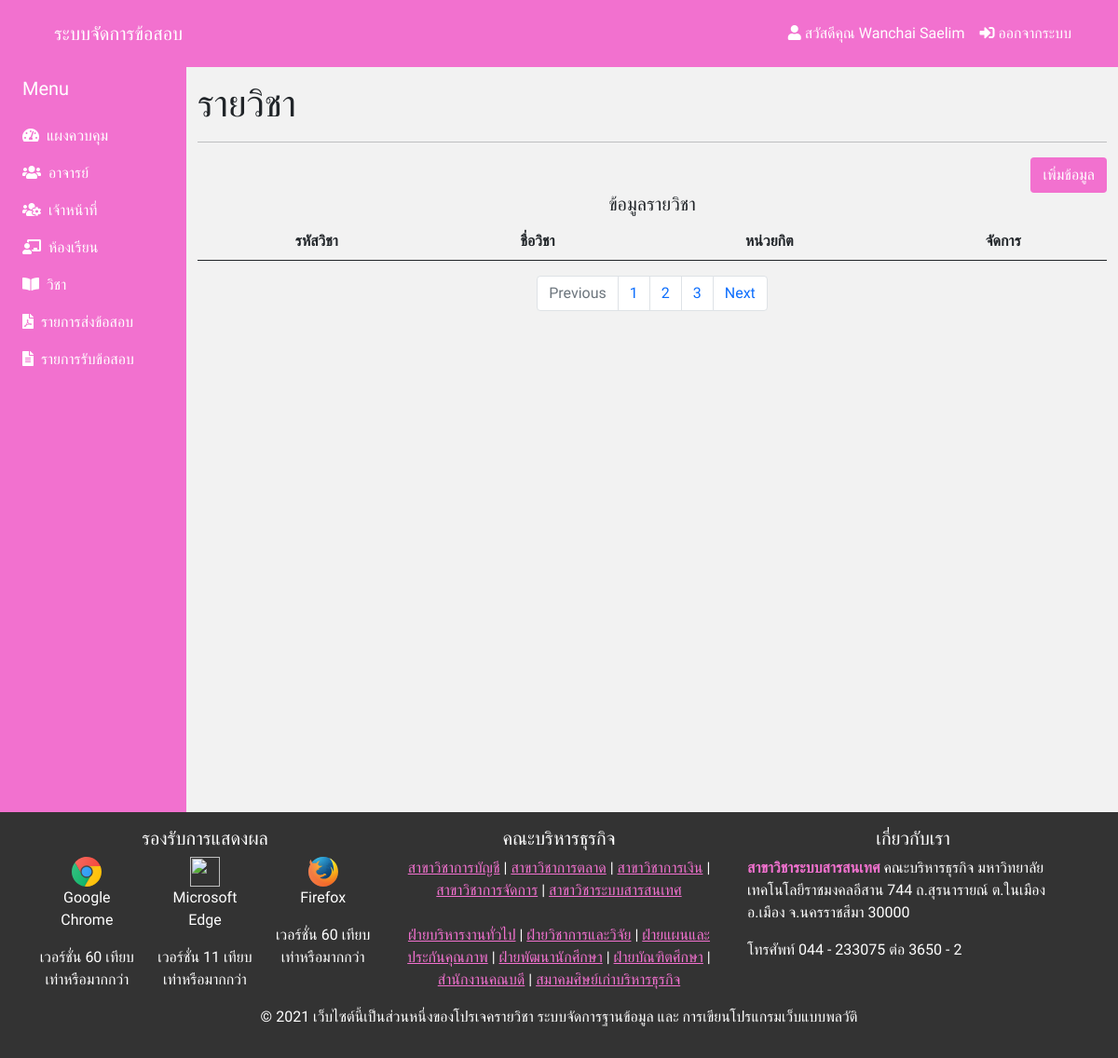
Page /admin/subjects.php?pageno=1 (signed in) on the earlier database version.
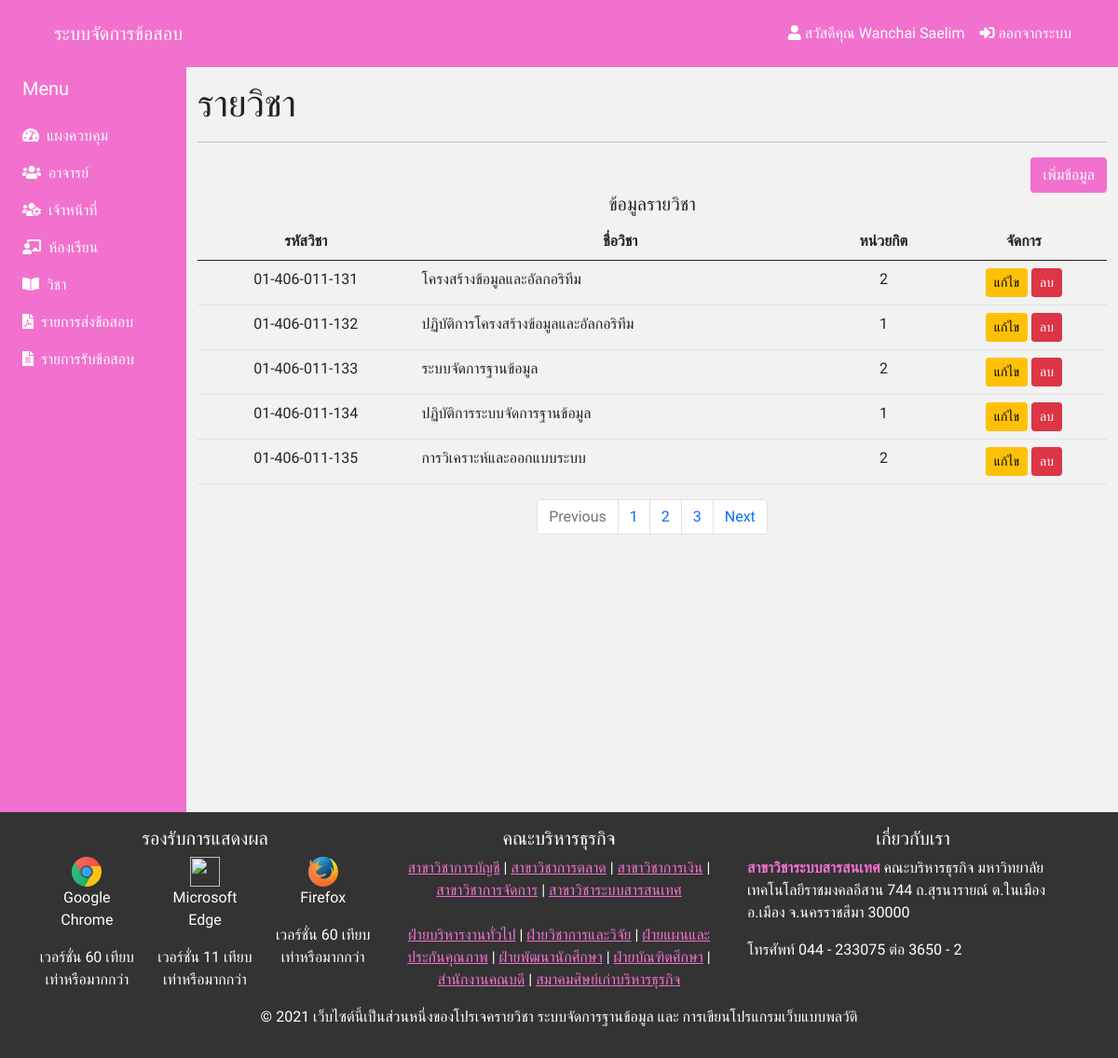
Same page on the later database version.
### tables this page shows
CREATE TABLE `subjects` (
  `sub_id` varchar(15) NOT NULL,
  `sub_name` varchar(64) NOT NULL,
  `sub_credit` int(5) NOT NULL
);

### admin/subjects.php (the view, shortened to what this page needs)
<?php
include('../config/db.php');
?>
<!DOCTYPE html>
<html lang="en">
<head>
	<?php include('includes/css.inc.php'); ?>
</head>
<body>
	<?php include('includes/navbar.inc.php'); ?>
	<?php include('includes/sidebarContentTop.inc.php'); ?>
	<div class="col py-3">
		<h1>รายวิชา</h1>
		<hr>
		<div class="text-right">
			<a href="subjects.php?show=add" class="btn btn-is">เพิ่มข้อมูล</a>
		</div>
				<h5 class="text-center">ข้อมูลรายวิชา</h5>
				<div class="table-responsive">
					<table class="table">
						<thead>
							<tr class="text-center">
								<th>รหัสวิชา</th>
								<th>ชื่อวิชา</th>
								<th>หน่วยกิต</th>
								<th colspan="2">จัดการ</th>
							</tr>
						</thead>
						<tbody>
							<?php
							$active = '';
							if(empty(isset($_GET['pageno']))) {
								$sql = "SELECT * FROM subjects";
								$query = mysqli_query($conn, $sql);
								$active = 'active';
							} else {
								$sql = "SELECT * FROM subjects LIMIT 5";
								$query = mysqli_query($conn, $sql);
							}
							while($row = mysqli_fetch_assoc($query)) {
							?>
							<tr>
								<td class="text-center"><?= $row['sub_id']; ?></td>
								<td><?= $row['sub_name']; ?></td>
								<td class="text-center"><?= $row['sub_credit']; ?></td>
								<td colspan="2" class="text-center">
									<a href="subjects.php?edit=<?= $row['sub_id']; ?>" class="btn btn-warning btn-sm">แก้ไข</a>
									<a href="controller/subjectDelete.php?id=<?= $row['sub_id']; ?>" onclick="confirm('คุณแน่ใจใช่หรือไม่? ที่จะลบ <?= $row['sub_name']; ?> ออก')" class="btn btn-danger btn-sm">ลบ</a>
								</td>
							</tr>
							<?php } ?>
						</tbody>
					</table>
					<ul class="pagination justify-content-center">
						<li class="page-item disabled">
							<a class="page-link" href="" tabindex="-1" aria-disabled="true">Previous</a>
						</li>
						<li class="page-item <?= $active; ?>"><a class="page-link" href="subjects.php?pageno=1">1</a></li>
						<li class="page-item" aria-current="page">
							<a class="page-link" href="#">2</a>
						</li>
						<li class="page-item"><a class="page-link" href="#">3</a></li>
						<li class="page-item">
							<a class="page-link" href="#">Next</a>
						</li>
					</ul>
				</div>
			</div>
	<?php include('includes/sidebarContentBottom.inc.php'); ?>
	<?php include('includes/footer.inc.php'); ?>
</body>
</html>

### admin/includes/css.inc.php
<link rel="stylesheet" href="../public/css/all.min.css">
<link rel="stylesheet" href="../public/css/bootstrap.min.css">
<link rel="stylesheet" href="../public/css/fontawesome.min.css">
<link rel="stylesheet" href="../public/css/style.css">

### admin/includes/navbar.inc.php (shortened to what this page needs)
<nav class="navbar navbar-expand-lg navbar-light bg-is">
	<div class="container">
		<a href="index.php" class="navbar-brand">
			<a href="index.php" class="navbar-brand">ระบบจัดการข้อสอบ</a>
		</a>
		<div class="collapse navbar-collapse" id="navbarSupportedContent">
			<ul class="navbar-nav ms-auto">
				<?php
				if(isset($_SESSION['officer'])) {
				?>
				<li class="nav-item">
					<a href="#" class="nav-link"><i class="fas fa-user"></i> สวัสดีคุณ <?= $_SESSION['officer']; ?></a>
				</li>
				<li class="nav-item">
					<a href="logout.php" class="nav-link"><i class="fas fa-sign-in-alt"></i> ออกจากระบบ</a>
				</li>
				<?php } else { ?>
					<li class="nav-item">
						<a href="login.php" class="nav-link"><i class="fas fa-sign-in-alt"></i> ลงชื่อเข้าใช้</a>
					</li>
				<?php } ?>
			</ul>
		</div>
	</div>
</nav>

### admin/includes/sidebarContentTop.inc.php
<div class="container-fluid">
<div class="row flex-nowrap">
	<div class="col-auto col-md-3 col-xl-2 px-sm-2 px-0 bg-is">
		<div class="d-flex flex-column align-items-center align-items-sm-start px-3 pt-2 text-white min-vh-100">
			<a href="/" class="d-flex align-items-center pb-3 mb-md-0 me-md-auto text-white text-decoration-none">
				<span class="fs-5 d-none d-sm-inline">Menu</span>
			</a>
			<ul class="nav nav-pills flex-column mb-sm-auto mb-0 align-items-center align-items-sm-start" id="menu">
				<li class="nav-item">
					<a href="index.php" class="nav-link align-middle px-0">
						<i class="fas fa-tachometer-alt"></i> <span class="ms-1 d-none d-sm-inline">แผงควบคุม</span>
					</a>
				</li>
				<li class="nav-item">
					<a href="teachers.php" class="nav-link align-middle px-0">
						<i class="fas fa-users"></i> <span class="ms-1 d-none d-sm-inline">อาจารย์</span>
					</a>
				</li>
				<li class="nav-item">
					<a href="officers.php" class="nav-link align-middle px-0">
						<i class="fas fa-users-cog"></i> <span class="ms-1 d-none d-sm-inline">เจ้าหน้าที่</span>
					</a>
				</li>
				<li class="nav-item">
					<a href="class.php" class="nav-link align-middle px-0">
						<i class="fas fa-chalkboard-teacher"></i> <span class="ms-1 d-none d-sm-inline">ห้องเรียน</span>
					</a>
				</li>
				<li class="nav-item">
					<a href="subjects.php" class="nav-link align-middle px-0">
						<i class="fas fa-book-open"></i> <span class="ms-1 d-none d-sm-inline">วิชา</span>
					</a>
				</li>
				<li class="nav-item">
					<a href="sent_exam.php" class="nav-link align-middle px-0">
						<i class="fas fa-file-pdf"></i> <span class="ms-1 d-none d-sm-inline">รายการส่งข้อสอบ</span>
					</a>
				</li>
				<li class="nav-item">
					<a href="take_exam.php" class="nav-link align-middle px-0">
						<i class="fas fa-file-alt"></i> <span class="ms-1 d-none d-sm-inline">รายการรับข้อสอบ</span>
					</a>
				</li>
			</ul>
		</div>
	</div>

### admin/includes/sidebarContentBottom.inc.php
	</div>
</div>

### admin/includes/footer.inc.php (shortened to what this page needs)
<footer class="footer mt-auto py-3 bg-charcoal sticky-footer">
	<div class="container">
		<div class="row">
			<div class="col-md-4">
				<h5 class="text-center text-white">รองรับการแสดงผล</h5>
				<div class="row">
					<div class="col-md-4">
						<div class="text-center">
							<img src="../public/images/footer/googlechrome.svg" width="32" height="32" alt="">
						</div>
						<p class="text-center text-white">Google Chrome</p>
						<p class="text-center text-white">เวอร์ชั่น 60 เทียบเท่าหรือมากกว่า</p>
					</div>
					<div class="col-md-4">
						<div class="text-center">
							<img src="../public/images/footer/edge.svg" width="32" height="32" alt="">
						</div>
						<p class="text-center text-white">Microsoft Edge</p>
						<p class="text-center text-white">เวอร์ชั่น 11 เทียบเท่าหรือมากกว่า</p>
					</div>
					<div class="col-md-4">
						<div class="text-center">
							<img src="../public/images/footer/firefox.svg" width="32" height="32" alt="">
						</div>
						<p class="text-center text-white">Firefox</p>
						<p class="text-center text-white">เวอร์ชั่น 60 เทียบเท่าหรือมากกว่า</p>
					</div>
				</div>
			</div>
			<div class="col-md-4">
				<h5 class="text-white text-center">คณะบริหารธุรกิจ</h5>
					<div class="text-center text-white">
						<a href="" class="text-is">สาขาวิชาการบัญชี</a> | <a href="" class="text-is">สาขาวิชาการตลาด</a> | <a href="" class="text-is">สาขาวิชาการเงิน</a> | <a href="" class="text-is">สาขาวิชาการจัดการ</a> | <a href="" class="text-is">สาขาวิชาระบบสารสนเทศ</a>
						<br><br>
						<a href="" class="text-is">ฝ่ายบริหารงานทั่วไป</a> | <a href="" class="text-is">ฝ่ายวิชาการและวิจัย</a> | <a href="" class="text-is">ฝ่ายแผนและประกันคุณภาพ</a> | <a href="" class="text-is">ฝ่ายพัฒนานักศึกษา</a> | <a href="" class="text-is">ฝ่ายบัณฑิตศึกษา</a> | <a href="" class="text-is">สำนักงานคณบดี</a> | <a href="" class="text-is">สมาคมศิษย์เก่าบริหารธุรกิจ</a>
					</div>
			</div>
			<div class="col-md-4">
				<h5 class="text-center text-white">เกี่ยวกับเรา</h5>
				<p class="text-white"><b class="text-is">สาขาวิชาระบบสารสนเทศ</b> คณะบริหารธุรกิจ มหาวิทยาลัยเทคโนโลยีราชมงคลอีสาน
					744 ถ.สุรนารายณ์ ต.ในเมือง อ.เมือง จ.นครราชสีมา 30000</p>
				<p class="text-white">โทรศัพท์ 044 - 233075 ต่อ 3650 - 2</p>
			</div>
		</div>
		<p class="text-center text-white">© 2021 เว็บไซต์นี้เป็นส่วนหนึ่งของโปรเจครายวิชา ระบบจัดการฐานข้อมูล และ การเขียนโปรแกรมเว็บแบบพลวัติ</p>
	</div>
</footer>

### public/css/style.css (style rules this page uses)
* { font-family: 'Prompt', sans-serif; }
body { background-color: #f2f2f2 !important; min-height: 100vh; }
.bg-is { background: #f271cf; }
nav.navbar { padding: 1rem 1.2rem; }
.navbar-brand { color: #fff !important; }
a.nav-link { color: white !important; }
.text-is { color: #f271cf; }
.btn-is { background: #f271cf !important; color: white !important; }
.sticky-footer { position: sticky; top: 100%; }
.bg-charcoal { background: #333333; }
.text-right { text-align: right; }

Differences in the rows shown:
added subjects: sub_id "01-406-011-131", sub_name "โครงสร้างข้อมูลและอัลกอริทึม", sub_credit "2"
added subjects: sub_id "01-406-011-132", sub_name "ปฏิบัติการโครงสร้างข้อมูลและอัลกอริทึม", sub_credit "1"
added subjects: sub_id "01-406-011-133", sub_name "ระบบจัดการฐานข้อมูล", sub_credit "2"
added subjects: sub_id "01-406-011-134", sub_name "ปฏิบัติการระบบจัดการฐานข้อมูล", sub_credit "1"
added subjects: sub_id "01-406-011-135", sub_name "การวิเคราะห์และออกแบบระบบ", sub_credit "2"
